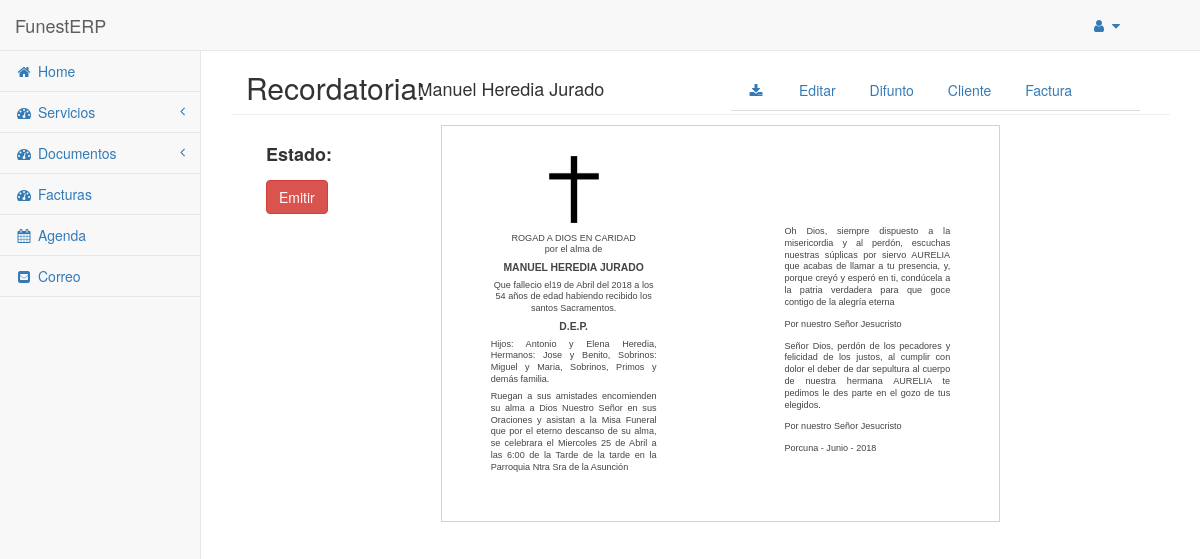
The page /erp/modulos/documentos/main.php?op=v_recordatoria&ref=1 on the database its author committed.
### tables this page shows
CREATE TABLE `difunto` (
  `id` int(11) NOT NULL,
  `nombre` varchar(50) NOT NULL,
  `dni` text,
  `sexo` enum('Hombre','Mujer') DEFAULT NULL,
  `poblacion` varchar(50) DEFAULT NULL,
  `provincia` varchar(50) DEFAULT NULL,
  `calle` varchar(50) DEFAULT NULL,
  `numero` varchar(11) DEFAULT NULL,
  `codigo_postal` varchar(5) DEFAULT NULL,
  `fecha_nacimiento` date DEFAULT NULL,
  `estado_civil` enum('Casado','Viudo','Soltero','') DEFAULT NULL,
  `nombre_pareja` varchar(50) DEFAULT NULL,
  `hijo_de` varchar(50) DEFAULT NULL,
  `poblacion2` varchar(50) DEFAULT NULL,
  `hijo_de2` varchar(50) DEFAULT NULL,
  `poblacion3` varchar(50) DEFAULT NULL
);

CREATE TABLE `familiares` (
  `id` int(11) NOT NULL,
  `id_fam` int(11) NOT NULL,
  `rol` varchar(30) NOT NULL,
  `nombres` text NOT NULL
);

### config/API_Client.php (called while the page is built, shortened)
<?php
class APIClient {
    public $HOST = "localhost";
    public $BD = "funesterp";
    public $USER = "root";
    public $PASS = "";
    public $BD_CONEXION;
    public function __construct() {
        $this->BD_CONEXION = mysqli_connect($this->HOST, $this->USER, $this->PASS, $this->BD);
        mysqli_set_charset($this->BD_CONEXION, "utf8");
    }
    public function select($modulo, $cond = null, $campos = "*", $order = null, $limit = null) {
        $sql = $this->preparaSQL([
            "modulo" => $modulo,
            "cond" => $cond,
            "campos" => $campos,
            "order" => $order,
            "limit" => $limit
        ]);
        $resultado = $this->getRows($sql);
        return $resultado;
    }
    public function preparaSQL($parametros) {
        $parametros = (object)$parametros;
        $sql = "SELECT $parametros->campos FROM $parametros->modulo WHERE $parametros->cond";
        return $sql;
    }
    public function getRows($sql) {
        if(!$res = $this->ejecutarSQL($sql)) return null;
        $resultado = [];
        while($row = mysqli_fetch_object($res)) {
            $resultado[] = $row;
        }
        return $resultado;
    }
    public function ejecutarSQL($sql) {
        $sql = trim($sql);
        $resultado = mysqli_query($this->BD_CONEXION, $sql);
        if($resultado) return $resultado;
        return false;
    }
}

### config/API_Global.php (called while the page is built, shortened)
<?php
require __DIR__ . "/API_Client.php";
$ApiClient = new APIClient();

### erp/funciones.php (called while the page is built, shortened)
<?php
function format_fecha($fecha, $op) {
    $fecha = new DateTime($fecha);
    $meses = ["","Enero","Febrero","Marzo","Abril","Mayo","Junio","Julio","Agosto","Septiembre","Octubre","Noviembre","Diciembre"];
    if($op == "defuncion") {
        $dia = date_format($fecha, "j");
        $mes = $meses[date_format($fecha, "n")];
        $anio = date_format($fecha, "Y");
        $txt = "$dia de $mes del $anio";
    } else if($op == "entierro") {
        $mes = $meses[date_format($fecha, "n")];
        $dia_num = date_format($fecha, "j");
        $dia_txt = date_format($fecha, "D");
        if($dia_txt == "Mon") $dia_txt = "Lunes";
        else if($dia_txt == "Tue") $dia_txt = "Martes";
        else if($dia_txt == "Wed") $dia_txt = "Miercoles";
        else if($dia_txt == "Thu") $dia_txt = "Jueves";
        else if($dia_txt == "Fri") $dia_txt = "Viernes";
        else if($dia_txt == "Sat") $dia_txt = "Sábado";
        else if($dia_txt == "Sun") $dia_txt = "Domingo";
        $txt = "$dia_txt $dia_num de $mes ";
    }
    return $txt;
}
function format_hora($date) {
    $date = new DateTime($date);
    $hora = date_format($date, "g");
    $min = date_format($date, "i");
    $meridiem = date_format($date, "a");
    $meridiem = ($meridiem == "am") ? "Mañana" : "Tarde";
    $txt = "$hora:$min de la $meridiem";
    return $txt;
}
?>

### erp/modulos/documentos/v_recordatoria.php (the view, shortened to what this page needs)
<?php
$ref = $_GET['ref'];
$miga = $_GET['miga'];
$estructura = null;
if($miga == "") {
    $id_dif = $ref;
    $modulo = "difunto";
    $cond = "id='$id_dif'";
    $difunto = $ApiClient->select($modulo, $cond);
    $modulo = "servicio";
    $cond = "id_dif='$id_dif'";
    $servicio = $ApiClient->select($modulo, $cond);
    $modulo = "difunto_familiares";
    $cond = "id_dif='$id_dif'";
    $relacion = $ApiClient->select($modulo, $cond);
    $modulo = "familiares";
    $id_fam = $relacion[0]->id_fam;
    $cond = "id_fam='$id_fam'";
    $familiares = $ApiClient->select($modulo, $cond);
    $estructura = [
        "difunto" => $difunto[0],
        "servicio" => $servicio[0],
        "familiares" => $familiares
    ];
    $estructura['servicio']->fecha_defuncion = format_fecha($estructura['servicio']->fecha_defuncion, "defuncion");
    $estructura['servicio']->fecha_entierro = format_fecha($estructura['servicio']->fecha_entierro, "entierro");
    $estructura['servicio']->fecha_misa = format_fecha($estructura['servicio']->fecha_misa, "entierro");
    $estructura['servicio']->hora_entierro = format_hora($estructura['servicio']->hora_entierro);
    $estructura['servicio']->hora_misa = format_hora($estructura['servicio']->hora_misa);
    $estructura['difunto']->fecha_nacimiento = format_edad($estructura['difunto']->fecha_nacimiento);
}
$emitida = $relacion[0]->recordatoria_emitida;
?>
<div class="container-fluid">
    <div class="row border_nav">
        <div class="col-md-2"><h2>Recordatoria:</h2></div>
        <div class="col-md-10 alinear_nav">
            <div class="col-md-5"><h4><?= $estructura['difunto']->nombre ?></h4></div>
            <div class="col-md-7">
                <nav>
                    <ul class="nav nav-tabs">
                        <li class="" role="presentation">
                            <a href="./plantillaRecordatoria.php?ref=<?= $estructura['difunto']->id ?>"><i class="fa fa-download fa-fw"></i></a>
                        </li>
                        <li class="espaciar_nav" role="presentation">
                            <a href="main.php?op=e_documentos&ref=<?= $estructura['difunto']->id ?>&miga=recordatoria">Editar</a>
                        </li>
                        <li class="espaciar_nav" role="presentation">
                            <a href="../servicios/main.php?op=v_defuncion&ref=<?= $estructura['difunto']->id ?>">Difunto</a>
                        </li>
                        <li class="espaciar_nav" role="presentation">
                            <a href="../servicios/main.php?op=v_cliente&miga=docs&ref=<?= $estructura['difunto']->id ?>">Cliente</a>
                        </li>
                        <li class="espaciar_nav" role="presentation">
                            <a href="../contabilidad/main.php?op=v_factura&miga=docs&ref=<?= $estructura['difunto']->id ?>">Factura</a>
                        </li>
                    </ul>
                </nav>
            </div>
        </div>
    </div>
    <div class="row">
        <div class="col-md-2 estado">
            <h4>Estado:</h4>
            <button id="btn_emitida_recordatoria" type="button" class="btn btn-danger" onclick="setEstado(this);">Emitir</button>
        </div>
        <div class="col-md-8">
            <div class="row body_recordatoria">
                <div id="dina6">
                    <div class="row contenido_general">
                        <div class="col-md-4 col-md-offset-1">
                            <div class="contenido_izquierda">
                                <div style="text-align: center;">
                                    <img class="tam_img" src="../../img/cruz_recordatoria.png">
                                    <div class="" style="font-size: 70%;">ROGAD A DIOS EN CARIDAD</div>
                                    <div class="separado_row" style="font-size: 70%;">por el alma de</div>
                                    <div class="separado_row" style="font-size: 80%; font-weight: bold;"><?= strtoupper($estructura['difunto']->nombre) ?></div>
                                    <div class="separado_row" style="font-size: 70%;">Que fallecio el<?= $estructura['servicio']->fecha_defuncion ?> a los
                                        <?= $estructura['difunto']->fecha_nacimiento ?> años de edad habiendo recibido los santos Sacramentos.
                                    </div>
                                    <div class="separado_row subrayado" style="font-size: 80%; font-weight: bold;">D.E.P.</div>
                                </div>
                                <div class="separado_row" style="font-size: 70%;">
                                    <?php foreach($estructura['familiares'] as $valor) { ?>
                                        <span><?= $valor->rol ?>: </span> <?= $valor->nombres ?>,
                                    <?php } ?>
                                    Sobrinos, Primos y demás familia.
                                </div>
                                <div class="separado_row" style="font-size: 70%;">Ruegan a sus amistades  encomienden su
                                    alma a Dios Nuestro Señor en sus Oraciones  y asistan a la Misa Funeral  que por el
                                    eterno descanso de su alma, se celebrara el <?= $estructura['servicio']->fecha_misa ?> a las
                                    <?= $estructura['servicio']->hora_misa ?> de la tarde en la Parroquia Ntra Sra de la Asunción
                                </div>
                            </div>
                        </div>
                        <div class="col-md-4 col-md-offset-2">
                            <div class="contenido_derecha">
                                <div class="separado_row" style="font-size: 70%;">Oh Dios, siempre dispuesto a la misericordia y al perdón,
                                    escuchas nuestras súplicas por siervo AURELIA que acabas de llamar a tu presencia, y, porque creyó y
                                    esperó en ti, condúcela a la patria verdadera para que goce contigo de la alegría eterna
                                </div>
                                <div class="separado_row_doble" style="font-size: 70%;">Por nuestro Señor Jesucristo</div>
                                <div class="separado_row" style="font-size: 70%;">Señor Dios, perdón de los pecadores y felicidad de los justos,
                                    al cumplir con dolor el deber de dar sepultura al cuerpo de nuestra hermana AURELIA  te pedimos le des
                                    parte en el gozo de tus elegidos.
                                </div>
                                <div class="separado_row_doble" style="font-size: 70%;">Por nuestro Señor Jesucristo</div>
                                <div class="separado_row" style="font-size: 70%;">Porcuna - Junio - 2018</div>
                            </div>
                        </div>
                    </div>
                </div>
            </div>
        </div>
    </div>
</div>
        var emitida = '<?php print_r($emitida); ?>';
        var id_fam = '<?php print_r($id_fam); ?>';

### erp/css/estilosERP.css (style rules this page uses)
body { background-color: #f8f8f8; }
.border_nav { border-bottom: 1px solid #eee; }
.alinear_nav { margin-top: 18px; }
.estado { margin-left: 20px; margin-top: 20px; }
.estado h4 { font-weight: bold; margin-bottom: 15px; }
.estado button { margin-bottom: 15px; }

### erp/modulos/documentos/v_recordatoria.php (style rules this page uses)
.body_recordatoria { font-family: Arial; font-size: 13px; line-height: 1.3; color: #444; }
#dina6 { width: 148mm; height: 105mm; border: 1px solid #D2D2D2; background: #fff; margin: 10px auto; }
.tam_img { max-width: 50px; max-height: 80px; margin-bottom: 10px; }
.contenido_general { margin-top:30px; text-align: justify; }
.contenido_derecha { margin-top: 70px; }
.separado_row { margin-bottom: 5px; }
.separado_row_doble { margin-top: 10px; margin-bottom: 10px; }

### rows shown on the page
difunto: nombre "Manuel Heredia Jurado", nombre "MANUEL HEREDIA JURADO"
familiares: rol "Hijos", nombres "Antonio y Elena Heredia"
familiares: rol "Hermanos", nombres "Jose y Benito"
familiares: rol "Sobrinos", nombres "Miguel y Maria"

### other values the page prints
$estructura['servicio']->fecha_defuncion "19 de Abril del 2018"
$estructura['difunto']->fecha_nacimiento "54"
$estructura['servicio']->fecha_misa "Miercoles 25 de Abril"
$estructura['servicio']->hora_misa "6:00 de la Tarde"
